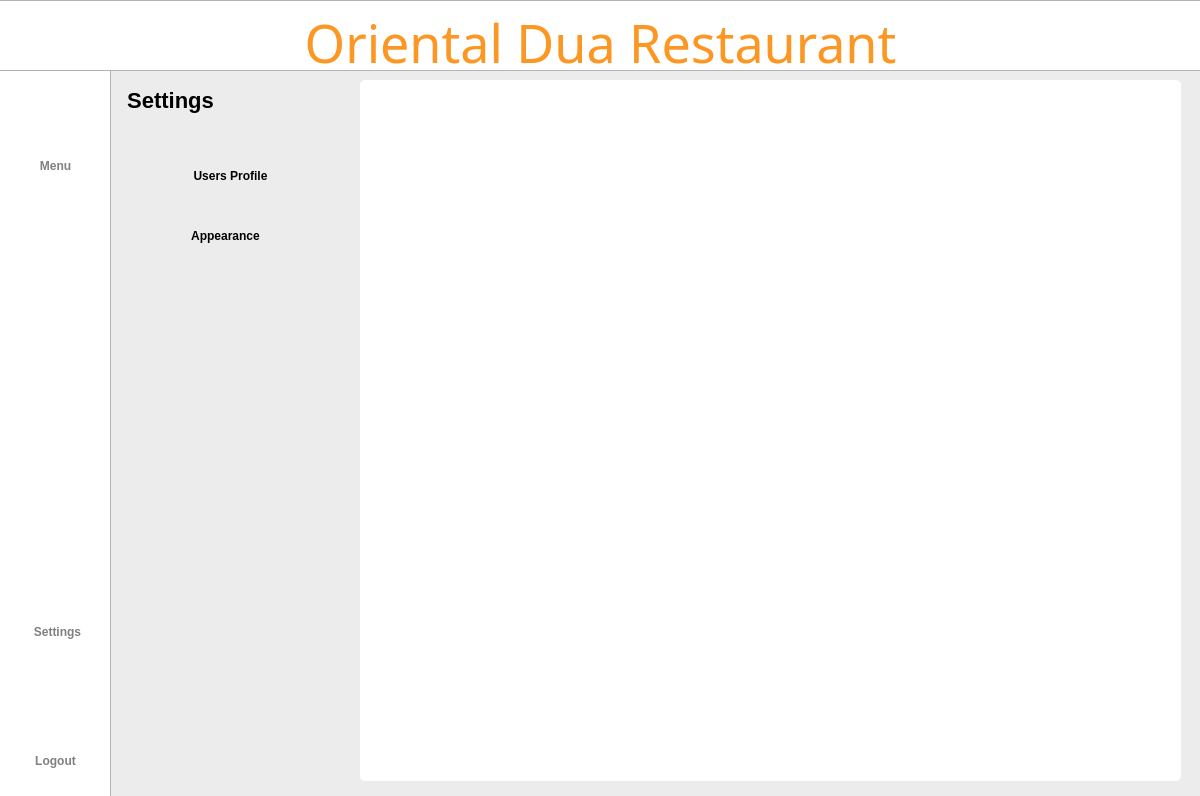
<?xml version="1.0" encoding="UTF-8"?>
<ui version="4.0">
 <class>Dialog</class>
 <widget class="QDialog" name="Dialog">
  <property name="geometry">
   <rect>
    <x>0</x>
    <y>0</y>
    <width>1200</width>
    <height>796</height>
   </rect>
  </property>
  <property name="windowTitle">
   <string>Dialog</string>
  </property>
  <widget class="QWidget" name="bgwidget" native="true">
   <property name="geometry">
    <rect>
     <x>0</x>
     <y>0</y>
     <width>1200</width>
     <height>800</height>
    </rect>
   </property>
   <property name="layoutDirection">
    <enum>Qt::LeftToRight</enum>
   </property>
   <property name="styleSheet">
    <string notr="true">QWidget#bgwidget{background-color: rgb(236, 236, 236);}

</string>
   </property>
   <widget class="QLabel" name="sidebar">
    <property name="geometry">
     <rect>
      <x>-10</x>
      <y>-10</y>
      <width>121</width>
      <height>891</height>
     </rect>
    </property>
    <property name="styleSheet">
     <string notr="true">background-color: rgb(255, 255, 255);
border: 1px solid rgba(0, 0, 0, 0.3);  </string>
    </property>
    <property name="text">
     <string/>
    </property>
   </widget>
   <widget class="QLabel" name="titlebar">
    <property name="geometry">
     <rect>
      <x>-2</x>
      <y>0</y>
      <width>1204</width>
      <height>71</height>
     </rect>
    </property>
    <property name="styleSheet">
     <string notr="true">background-color: rgb(255, 255, 255);
border: 1px solid rgba(0, 0, 0, 0.3);  </string>
    </property>
    <property name="text">
     <string/>
    </property>
   </widget>
   <widget class="QLabel" name="whitebg">
    <property name="geometry">
     <rect>
      <x>360</x>
      <y>80</y>
      <width>821</width>
      <height>701</height>
     </rect>
    </property>
    <property name="styleSheet">
     <string notr="true">background-color: rgb(255, 255, 255);
border-radius: 5px;  </string>
    </property>
    <property name="text">
     <string/>
    </property>
   </widget>
   <widget class="QLabel" name="title">
    <property name="geometry">
     <rect>
      <x>0</x>
      <y>10</y>
      <width>1201</width>
      <height>71</height>
     </rect>
    </property>
    <property name="styleSheet">
     <string notr="true">QLabel#title{
	color: #FB9722;
    font-family: Sacramento;
    font-size: 52px;
    font-weight: 400;
    padding-bottom: 5px;
    text-align: center;
}</string>
    </property>
    <property name="text">
     <string>Oriental Dua Restaurant</string>
    </property>
    <property name="alignment">
     <set>Qt::AlignCenter</set>
    </property>
    <property name="wordWrap">
     <bool>true</bool>
    </property>
   </widget>
   <widget class="QLabel" name="settings">
    <property name="geometry">
     <rect>
      <x>110</x>
      <y>80</y>
      <width>121</width>
      <height>41</height>
     </rect>
    </property>
    <property name="styleSheet">
     <string notr="true">QLabel#settings{
    color: #000000;
    font-family: 'Roboto';
    font-size: 22px;
    font-weight: 500;
}</string>
    </property>
    <property name="text">
     <string>Settings</string>
    </property>
    <property name="alignment">
     <set>Qt::AlignCenter</set>
    </property>
   </widget>
   <widget class="QLabel" name="userprofIcon">
    <property name="geometry">
     <rect>
      <x>140</x>
      <y>160</y>
      <width>35</width>
      <height>35</height>
     </rect>
    </property>
    <property name="styleSheet">
     <string notr="true"/>
    </property>
    <property name="text">
     <string/>
    </property>
    <property name="pixmap">
     <pixmap resource="../resource.qrc">:/icon/icons/user.png</pixmap>
    </property>
    <property name="scaledContents">
     <bool>true</bool>
    </property>
    <property name="alignment">
     <set>Qt::AlignCenter</set>
    </property>
   </widget>
   <widget class="QPushButton" name="logoutbtn">
    <property name="geometry">
     <rect>
      <x>20</x>
      <y>740</y>
      <width>71</width>
      <height>41</height>
     </rect>
    </property>
    <property name="styleSheet">
     <string notr="true">QPushButton#logoutbtn{
    color: rgba(0,0,0, 0.5);
    font-family: 'Roboto';
    font-size: 12px;
    font-weight: 500;
	border:none;
}
</string>
    </property>
    <property name="text">
     <string>Logout</string>
    </property>
   </widget>
   <widget class="QPushButton" name="settingsbtn">
    <property name="geometry">
     <rect>
      <x>20</x>
      <y>620</y>
      <width>75</width>
      <height>23</height>
     </rect>
    </property>
    <property name="styleSheet">
     <string notr="true">QPushButton#settingsbtn{
    color: rgba(0,0,0, 0.5);
    font-family: 'Roboto';
    font-size: 12px;
    font-weight: 500;
	border:none;
}
</string>
    </property>
    <property name="text">
     <string>Settings</string>
    </property>
   </widget>
   <widget class="QPushButton" name="menubtn">
    <property name="geometry">
     <rect>
      <x>10</x>
      <y>150</y>
      <width>91</width>
      <height>31</height>
     </rect>
    </property>
    <property name="styleSheet">
     <string notr="true">QPushButton#menubtn{
    color: rgba(0,0,0, 0.5);
    font-family: 'Roboto';
    font-size: 12px;
    font-weight: 500;
	border:none;
}
</string>
    </property>
    <property name="text">
     <string>Menu</string>
    </property>
   </widget>
   <widget class="QLabel" name="menuIcon">
    <property name="geometry">
     <rect>
      <x>40</x>
      <y>120</y>
      <width>30</width>
      <height>30</height>
     </rect>
    </property>
    <property name="minimumSize">
     <size>
      <width>30</width>
      <height>30</height>
     </size>
    </property>
    <property name="maximumSize">
     <size>
      <width>35</width>
      <height>35</height>
     </size>
    </property>
    <property name="styleSheet">
     <string notr="true">QLabel#Pmanagementbtn{
    color: rgba(0,0,0, 0.5);
    font-family: 'Roboto';
    font-size: 11px;
    font-weight: 300;
}</string>
    </property>
    <property name="text">
     <string/>
    </property>
    <property name="pixmap">
     <pixmap resource="../resource.qrc">:/icon/icons/menu.png</pixmap>
    </property>
    <property name="scaledContents">
     <bool>true</bool>
    </property>
    <property name="alignment">
     <set>Qt::AlignCenter</set>
    </property>
   </widget>
   <widget class="QLabel" name="settingIcon">
    <property name="geometry">
     <rect>
      <x>38</x>
      <y>580</y>
      <width>35</width>
      <height>35</height>
     </rect>
    </property>
    <property name="minimumSize">
     <size>
      <width>35</width>
      <height>35</height>
     </size>
    </property>
    <property name="maximumSize">
     <size>
      <width>35</width>
      <height>35</height>
     </size>
    </property>
    <property name="styleSheet">
     <string notr="true">QLabel#Pmanagementbtn{
    color: rgba(0,0,0, 0.5);
    font-family: 'Roboto';
    font-size: 11px;
    font-weight: 300;
}</string>
    </property>
    <property name="text">
     <string/>
    </property>
    <property name="pixmap">
     <pixmap resource="../resource.qrc">:/icon/icons/settings.png</pixmap>
    </property>
    <property name="scaledContents">
     <bool>true</bool>
    </property>
    <property name="alignment">
     <set>Qt::AlignCenter</set>
    </property>
   </widget>
   <widget class="QLabel" name="logoutIcon">
    <property name="geometry">
     <rect>
      <x>39</x>
      <y>715</y>
      <width>35</width>
      <height>35</height>
     </rect>
    </property>
    <property name="minimumSize">
     <size>
      <width>35</width>
      <height>35</height>
     </size>
    </property>
    <property name="maximumSize">
     <size>
      <width>35</width>
      <height>35</height>
     </size>
    </property>
    <property name="styleSheet">
     <string notr="true">QLabel#Pmanagementbtn{
    color: rgba(0,0,0, 0.5);
    font-family: 'Roboto';
    font-size: 11px;
    font-weight: 300;
}</string>
    </property>
    <property name="text">
     <string/>
    </property>
    <property name="pixmap">
     <pixmap resource="../resource.qrc">:/icon/icons/shutdown.png</pixmap>
    </property>
    <property name="scaledContents">
     <bool>true</bool>
    </property>
    <property name="alignment">
     <set>Qt::AlignCenter</set>
    </property>
   </widget>
   <widget class="QPushButton" name="userprofbtn">
    <property name="geometry">
     <rect>
      <x>180</x>
      <y>160</y>
      <width>101</width>
      <height>31</height>
     </rect>
    </property>
    <property name="styleSheet">
     <string notr="true">QPushButton{
    color: #000000;
    font-family: &quot;Roboto&quot;;
    font-size: 12px;
    font-weight: 500;
	border:none;
}

QPushButton:hover{text-decoration: underline;}

</string>
    </property>
    <property name="text">
     <string>Users Profile</string>
    </property>
   </widget>
   <widget class="QPushButton" name="editbtn">
    <property name="geometry">
     <rect>
      <x>1030</x>
      <y>120</y>
      <width>51</width>
      <height>41</height>
     </rect>
    </property>
    <property name="styleSheet">
     <string notr="true">border:none;</string>
    </property>
    <property name="text">
     <string/>
    </property>
    <property name="iconSize">
     <size>
      <width>35</width>
      <height>35</height>
     </size>
    </property>
   </widget>
   <widget class="QLabel" name="appearanceIcon">
    <property name="geometry">
     <rect>
      <x>140</x>
      <y>220</y>
      <width>35</width>
      <height>35</height>
     </rect>
    </property>
    <property name="styleSheet">
     <string notr="true"/>
    </property>
    <property name="text">
     <string/>
    </property>
    <property name="pixmap">
     <pixmap resource="../resource.qrc">:/icon/icons/appearance.png</pixmap>
    </property>
    <property name="scaledContents">
     <bool>true</bool>
    </property>
    <property name="alignment">
     <set>Qt::AlignCenter</set>
    </property>
   </widget>
   <widget class="QPushButton" name="appearancebtn">
    <property name="geometry">
     <rect>
      <x>180</x>
      <y>220</y>
      <width>91</width>
      <height>31</height>
     </rect>
    </property>
    <property name="styleSheet">
     <string notr="true">QPushButton{
    color: #000000;
    font-family: &quot;Roboto&quot;;
    font-size: 12px;
    font-weight: 500;
	border:none;
}

QPushButton:hover{text-decoration: underline;}</string>
    </property>
    <property name="text">
     <string>Appearance</string>
    </property>
   </widget>
  </widget>
 </widget>
 <resources>
  <include location="../resource.qrc"/>
 </resources>
 <connections/>
</ui>
